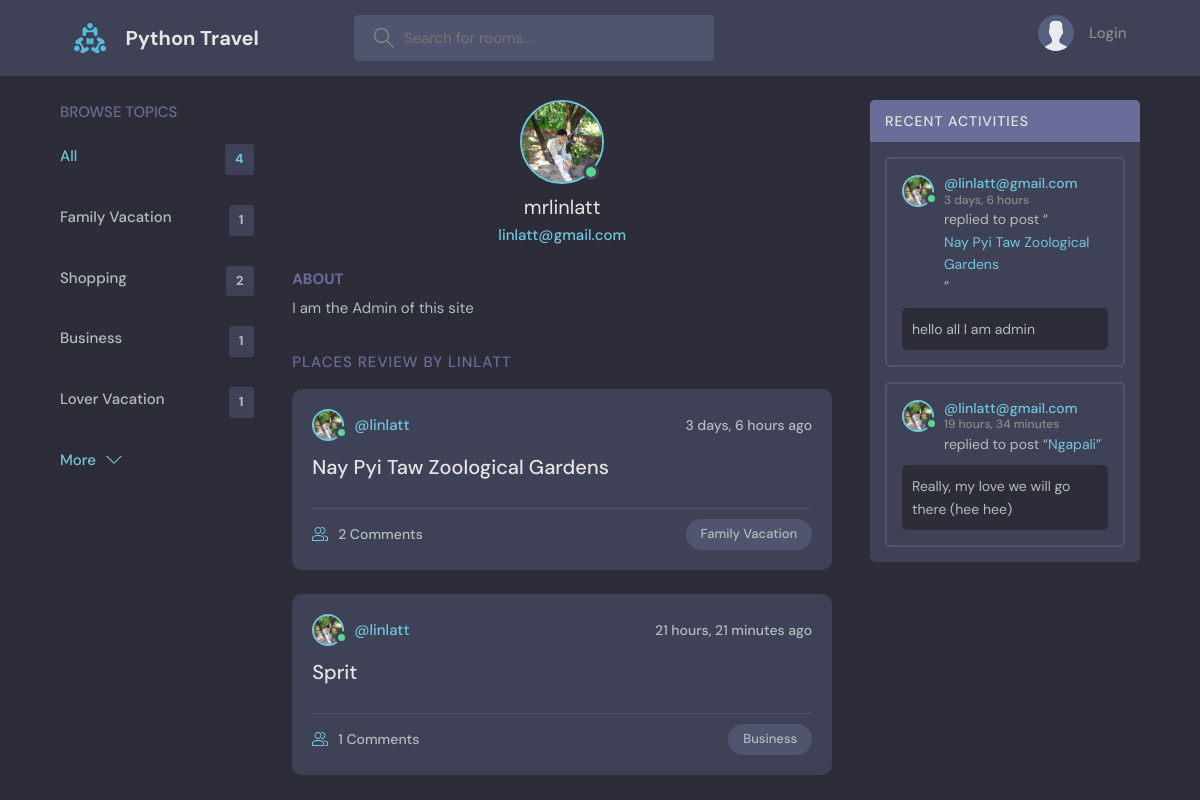
Screenshot of /user-profile/1/ with the database file from the repository.
### place/models.py (models this page shows, shortened)
class Topic(models.Model):
    name = models.CharField(max_length=200)

class User(AbstractUser):
    name = models.CharField(max_length=200, null=True)
    email = models.EmailField(null=True, unique=True)
    avatar = models.ImageField(null=True, default="avatar.svg")
    bio = models.TextField(null=True)
    USERNAME_FIELD = 'email'
    REQUIRED_FIELDS = []

class Places(models.Model):
    topic = models.ForeignKey(Topic, on_delete=models.SET_NULL, null=True)
    upload_by = models.ForeignKey(User, on_delete=models.SET_NULL, null=True)
    name = models.CharField(max_length=200)
    located = models.CharField(max_length=200)
    hotel_name = models.CharField(max_length=200)
    description = models.TextField()
    participants = models.ManyToManyField(User, related_name='participants', blank=True)
    create = models.DateTimeField(auto_now_add=True)
    update = models.DateTimeField(auto_now=True)
    def __str__(self):
        return self.name

class Message(models.Model):
    user = models.ForeignKey(User, on_delete=models.CASCADE)
    place = models.ForeignKey(Places, on_delete=models.CASCADE)
    order_hotel = models.TextField()
    create = models.DateTimeField(auto_now_add=True)
    update = models.DateTimeField(auto_now=True)
    def __str__(self):
        return self.order_hotel

### place/views.py (the view)
# urls.py: path('user-profile/<str:pk>/', views.userprofile, name="user-profile"),
def userprofile(request, pk):
    user = User.objects.get(id=pk)
    places = user.places_set.all()
    comments = user.message_set.all()
    topics = Topic.objects.all()
    context = {'user': user, 'places': places, 'comments': comments, 'topics': topics}
    return render(request, 'place/profile.html', context)

### place/templates/place/profile.html (shortened to what this page needs)
{% extends 'main.html' %}
{% block content %}
  <main class="profile-page layout layout--3">
    <div class="container">
      {% include 'place/topics.html' %}
      <div class="roomList">
        <div class="profile">
          <div class="profile__avatar">
            <div class="avatar avatar--large active">
              <img src="{{user.avatar.url}}" />
            </div>
          </div>
          <div class="profile__info">
            <h3>{{user.name}}</h3>
            <p>{{user.email}}</p>
          </div>
          <div class="profile__about">
            <h3>About</h3>
            <p>
              {{user.bio}}
            </p>
          </div>
        </div>
        <div class="roomList__header">
          <div>
            <h2>Places Review By {{user.username}}</h2>
          </div>
        </div>
        {% include 'place/feed.html' %}
      </div>
      {% include 'place/activity.html' %}
    </div>
  </main>
{% endblock %}

### templates/main.html (shortened to what this page needs)
<!DOCTYPE html>
{% load static %}
<html lang="en">
  <head>
    <link rel="stylesheet" href="{% static 'style/style.css' %}" />
  </head>
  <body>
    {% include 'nav.html' %}
    {% block content %}
    {% endblock content %}
  </body>
</html>

### templates/nav.html (shortened to what this page needs)
{% load static %}
<header class="header header--loggedIn">
      <div class="container">
        <a href="{% url 'home' %}" class="header__logo">
          <img src="{% static 'images/logo.svg' %}"/>
          <h1>Python Travel</h1>
        </a>
        <form class="header__search" method="GET" action="{% url 'home' %}">
          <label>
            <input name="q" placeholder="Search for rooms..." />
          </label>
        </form>
        <nav class="header__menu">
          {% if request.user.is_authenticated %}
          <div class="header__user">
            <a href="{% url 'user-profile' user.id %}">
              <div class="avatar avatar--medium active">
                <img src="{{request.user.avatar.url}}" />
              </div>
              <p>{{request.user.username}}<span>@ {{request.user.username}}</span></p>
            </a>
            <button class="dropdown-button">
              <svg version="1.1" xmlns="http://www.w3.org/2000/svg" width="32" height="32" viewBox="0 0 32 32">
                <title>chevron-down</title>
                <path d="M16 21l-13-13h-3l16 16 16-16h-3l-13 13z"></path>
              </svg>
            </button>
          </div>
          {% else %}
          <a href="{% url 'login' %}">
            <img src="{% static 'images/avatar.svg' %}" />
            <p>Login</p>
          </a>
          {% endif %}
        </nav>
      </div>
    </header>

### place/templates/place/topics.html
<div class="topics">
          <div class="topics__header">
            <h2>Browse Topics</h2>
          </div>
          <ul class="topics__list">
            <li>
              <a href="{% url 'home' %}" class="active">All <span>{{topics.count}}</span></a>
            </li>
              {% for topic in topics %}
            <li>
              <a href="{% url 'home' %}?q={{topic.name}}">{{topic.name}}<span>{{topic.places_set.all.count}}</span></a>
            </li>
            {% endfor %}
          </ul>
          <a class="btn btn--link" href="{% url 'mobile-topics' %}">
            More
            <svg version="1.1" xmlns="http://www.w3.org/2000/svg" width="32" height="32" viewBox="0 0 32 32">
              <title>chevron-down</title>
              <path d="M16 21l-13-13h-3l16 16 16-16h-3l-13 13z"></path>
            </svg>
          </a>
        </div>

### place/templates/place/feed.html (shortened to what this page needs)
{% for place in places %}
<div class="roomListRoom">
            <div class="roomListRoom__header">
              <a href="{% url 'user-profile' place.upload_by.id %}" class="roomListRoom__author">
                <div class="avatar avatar--small active">
                  <img src="{{place.upload_by.avatar.url}}" />
                </div>
                <span>@{{place.upload_by.username}}</span>
              </a>
              <div class="roomListRoom__actions">
                <span>{{place.create|timesince}} ago</span>
              </div>
            </div>
            <div class="roomListRoom__content">
              <a href="{% url 'places' place.id %}">{{place.name}}</a>
            </div>
            <div class="roomListRoom__meta">
              <a href="{% url 'places' place.id %}" class="roomListRoom__joined">
                {{place.participants.all.count}} Comments
              </a>
              <p class="roomListRoom__topic">{{place.topic.name}}</p>
            </div>
          </div>
{% endfor %}

### place/templates/place/activity.html (shortened to what this page needs)
<div class="activities">
          <div class="activities__header">
            <h2>Recent Activities</h2>
          </div>
    {% for comment in comments %}
          <div class="activities__box">
            <div class="activities__boxHeader roomListRoom__header">
              <a href="{% url 'user-profile' comment.user.id %}" class="roomListRoom__author">
                <div class="avatar avatar--small active">
                  <img src="{{comment.user.avatar.url}}" />
                </div>
                <p>
                  @{{comment.user}}
                  <span>{{comment.create|timesince}}</span>
                </p>
              </a>
            </div>
            <div class="activities__boxContent">
              <p>replied to post “<a href="{% url 'places' comment.place.id %}">{{comment.place}}</a>”</p>
              <div class="activities__boxRoomContent">
                  <p>{{comment}}</p>
              </div>
            </div>
          </div>
    {% endfor %}
        </div>

### rows the page displays
Topic: name "Family Vacation", places_set.all.count "1"
Topic: name "Shopping", places_set.all.count "2"
Topic: name "Business", places_set.all.count "1"
Topic: name "Lover Vacation", places_set.all.count "1"
User: avatar (picture), name "mrlinlatt", email "linlatt@gmail.com", bio "I am the Admin of this site", username "LINLATT"
Places: upload_by.avatar (picture), upload_by.username "linlatt", create "3 days, 6 hours", name "Nay Pyi Taw Zoological Gardens", participants.all.count "2", topic.name "Family Vacation"
Places: upload_by.avatar (picture), upload_by.username "linlatt", create "21 hours, 21 minutes", name "Sprit", participants.all.count "1", topic.name "Business"
Message: user.avatar (picture), user "linlatt@gmail.com", create "3 days, 6 hours", place "Nay Pyi Taw Zoological Gardens", order_hotel "hello all I am admin"
Message: user.avatar (picture), user "linlatt@gmail.com", create "19 hours, 34 minutes", place "Ngapali", order_hotel "Really, my love we will go there (hee hee)"

### other values shown
{{ topics.count }} "4"
